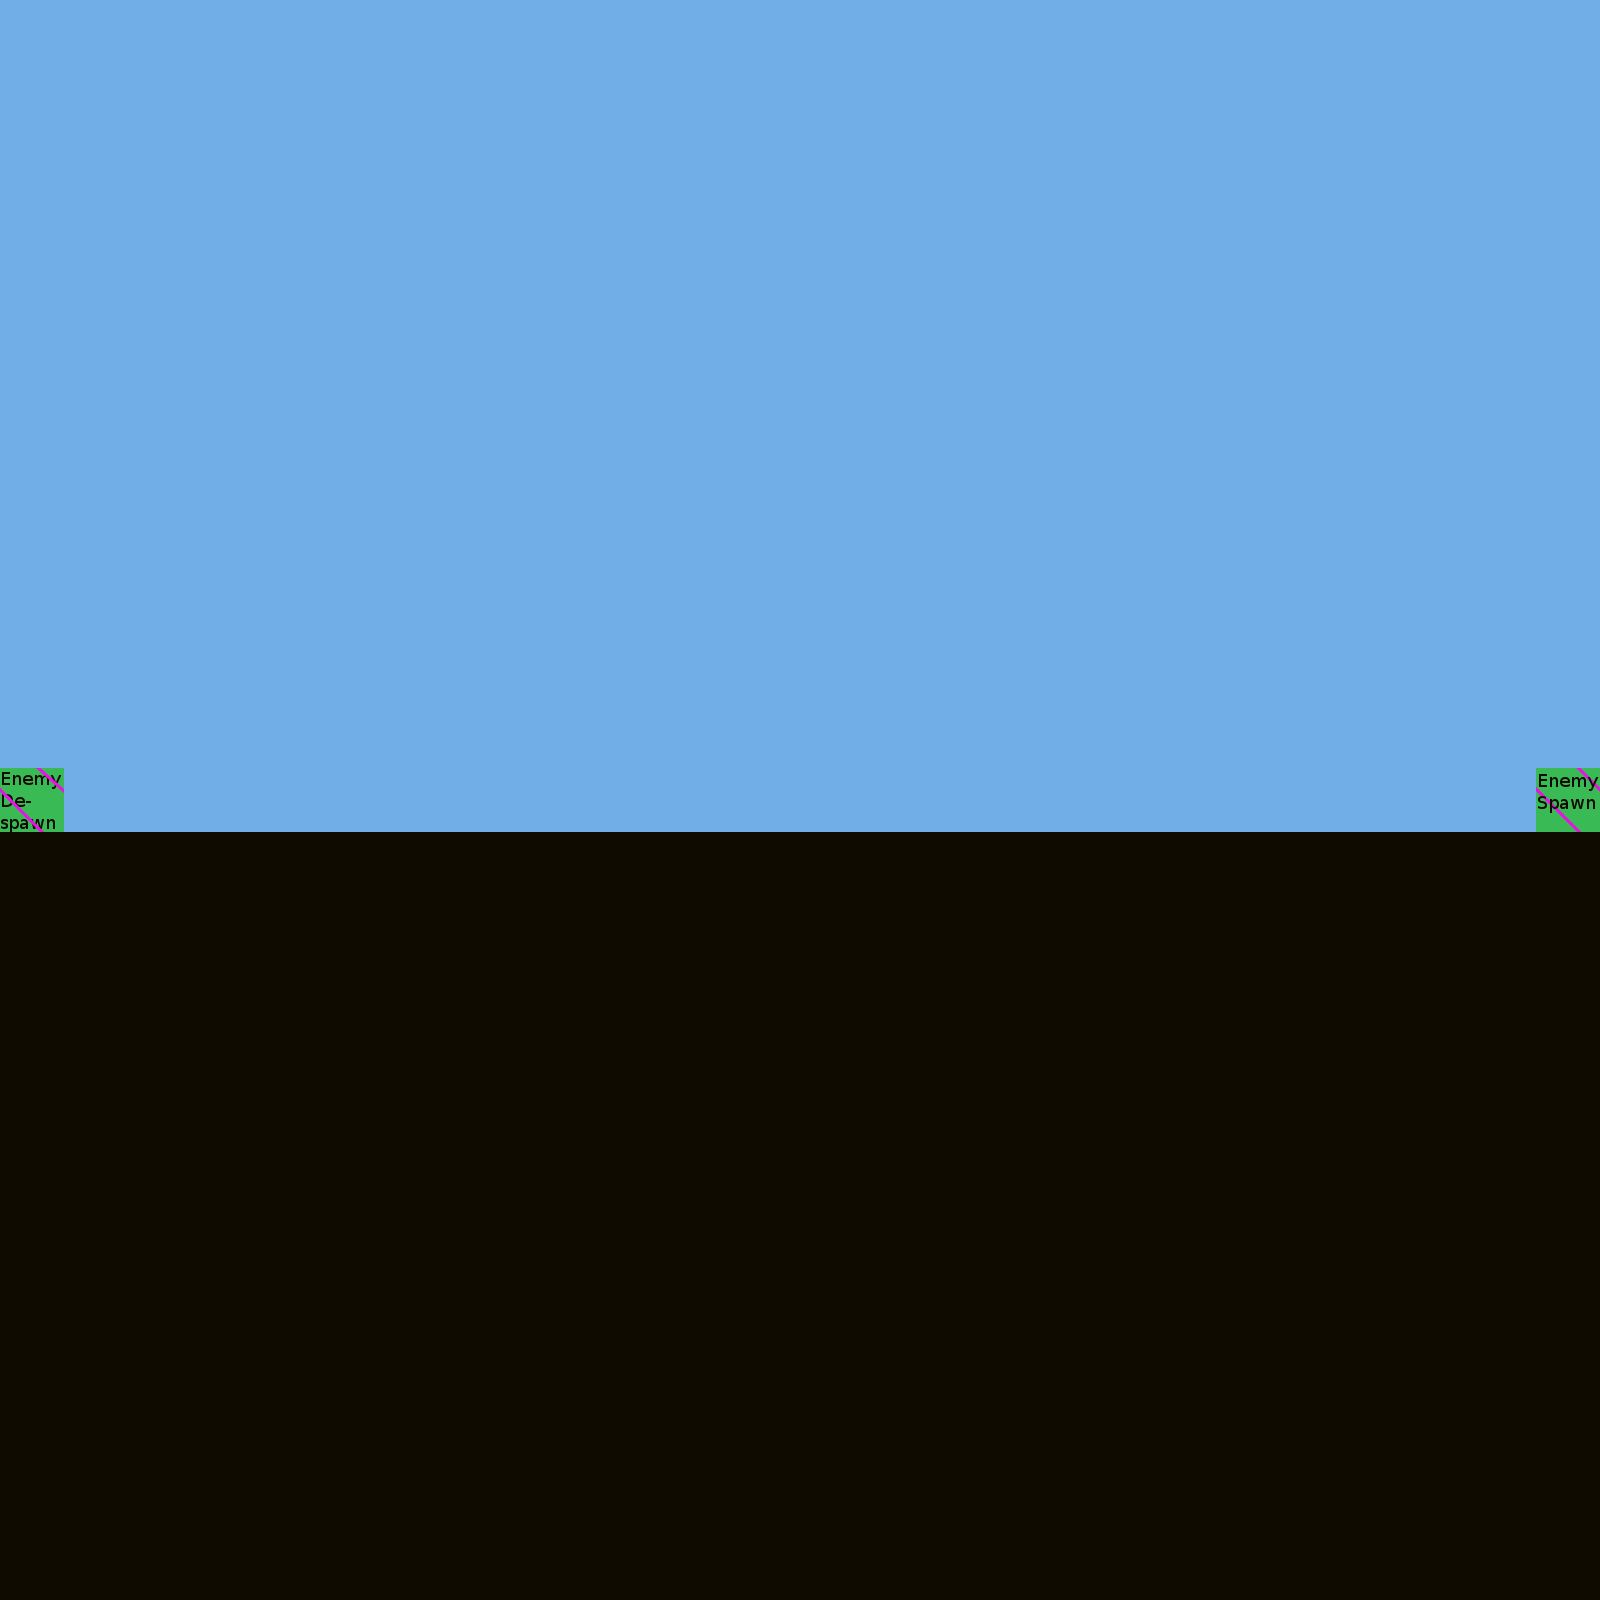

Rendered tile map (Tiled .tmx) drawn with the repository's tilesets; below, a short description and the map source with its tile grids summarised:
An orthogonal 25x25 tile map with 64x64 px tiles, 2 tile layers (EnvironmentBackground, SpawnObjects), 1 hidden layer not drawn, 2 tilesets.

<map version="1.0" orientation="orthogonal" width="25" height="25" tilewidth="64" tileheight="64">
 <tileset firstgid="1" name="EnvironmentTiles" tilewidth="64" tileheight="64">
  <image source="EnvironmentTiles.png" width="128" height="128" />
  <tile id="0">
   <properties>
    <property name="name" value="SkyBG" />
   </properties>
  </tile>
  <tile id="1">
   <properties>
    <property name="name" value="Dirt" />
   </properties>
  </tile>
  <tile id="2">
   <properties>
    <property name="name" value="EarthBG" />
   </properties>
  </tile>
  <tile id="3">
   <properties>
    <property name="name" value="StoneBlock" />
   </properties>
  </tile>
 </tileset>
 <tileset firstgid="5" name="SpawnTools" tilewidth="64" tileheight="64">
  <image source="SpawnTools.png" width="128" height="128" />
  <tile id="0">
   <properties>
    <property name="name" value="EnemySpawn" />
   </properties>
  </tile>
  <tile id="1">
   <properties>
    <property name="name" value="EnemyDespawn" />
   </properties>
  </tile>
 </tileset>
 <layer name="EnvironmentBackground" width="25" height="25">
  <properties>
   <property name="test" value="test" />
  </properties>
  <data>[625 cells, 625 non-empty, 2 distinct tile ids]</data>
 </layer>
 <layer name="EnvironmentObjects" width="25" height="25" visible="0">
  <data>[625 cells, 300 non-empty, 1 distinct tile ids]</data>
 </layer>
 <layer name="SpawnObjects" width="25" height="25">
  <data>[625 cells, 2 non-empty, 2 distinct tile ids]</data>
 </layer>
</map>
